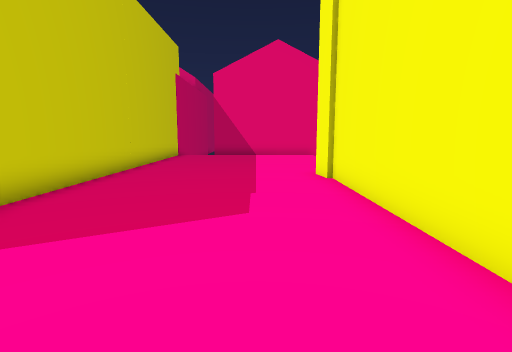
[1] (above)

22 first-person views from a walk through a scene from a Unity 3-D project. The camera is 1.3 m above the floor, tilts 8° down and sees 80° across. The floor is counted in squares, 1 m on a side. Each view is taken from the middle of a square. On the plan, view 1 faces up. The plan holds only what a view shows up to about 14 squares ahead; the rest is blank. The place goes on beyond the plan. The player character is not drawn. Some animated figures are left out.

[2]
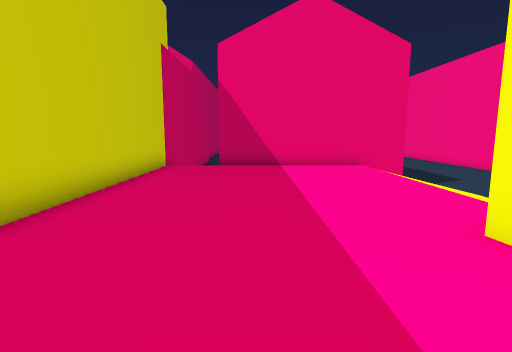

[3]
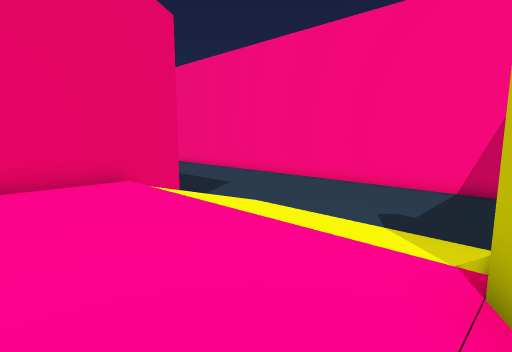

[4]
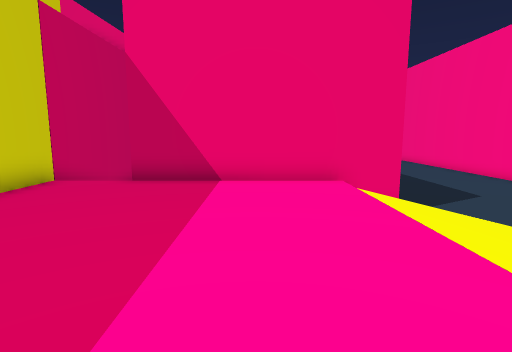

[5]
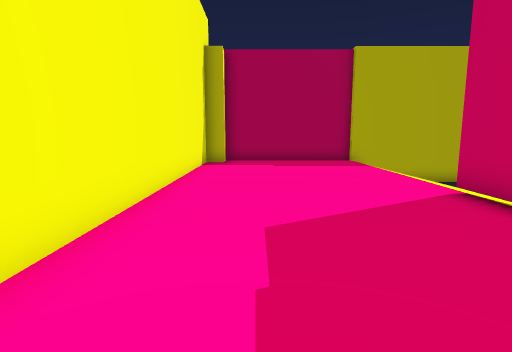

[6]
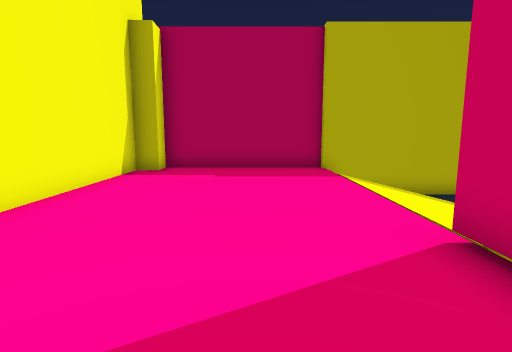

[7]
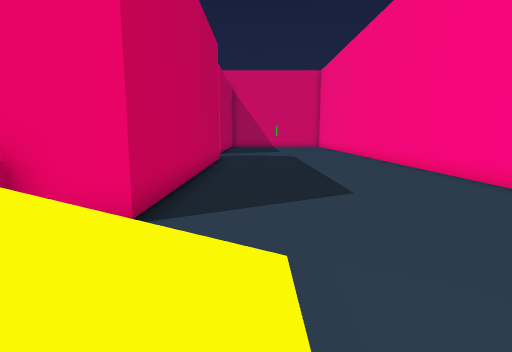

[8]
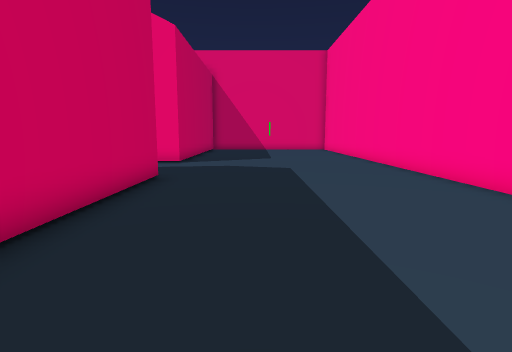

[9]
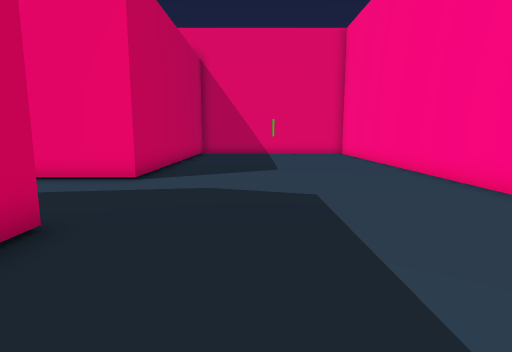

[10]
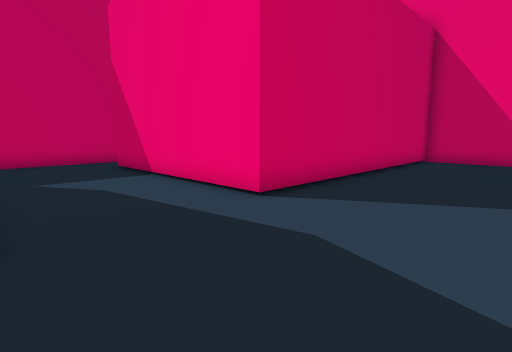

[11]
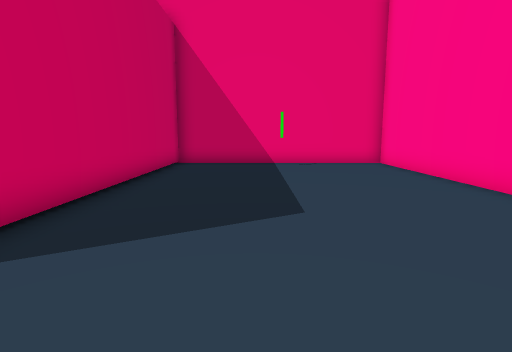

[12]
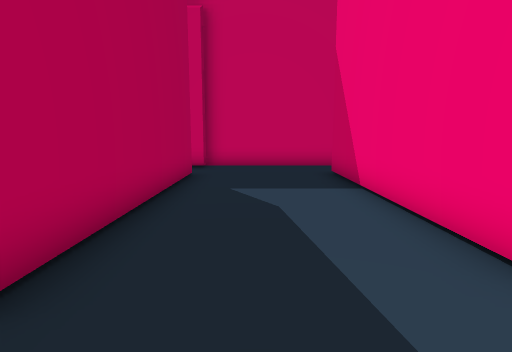

[13]
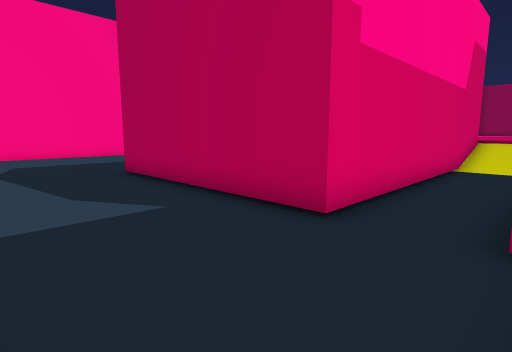

[14]
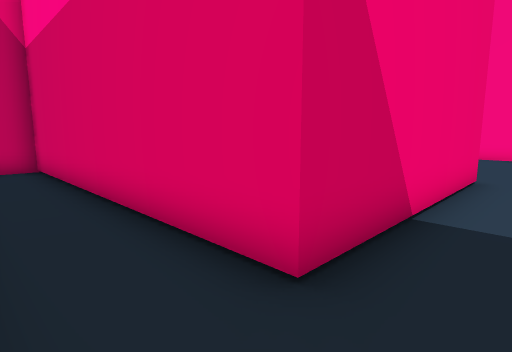

[15]
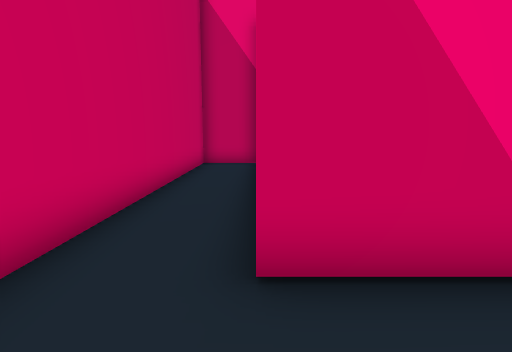

[16]
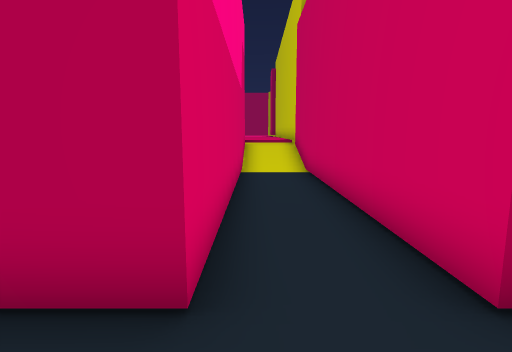

[17]
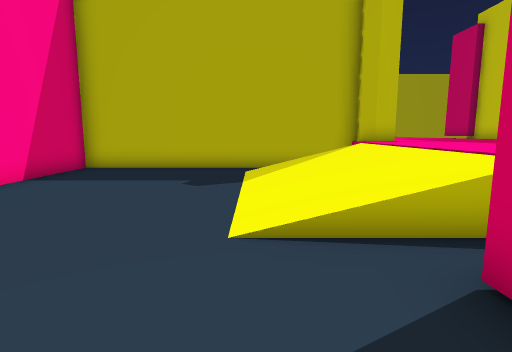

[18]
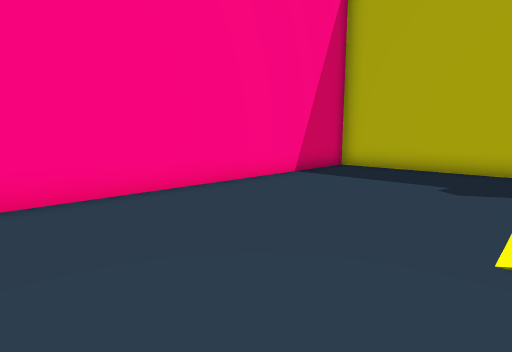

[19]
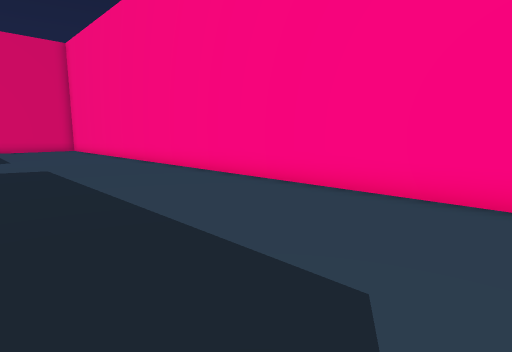

[20]
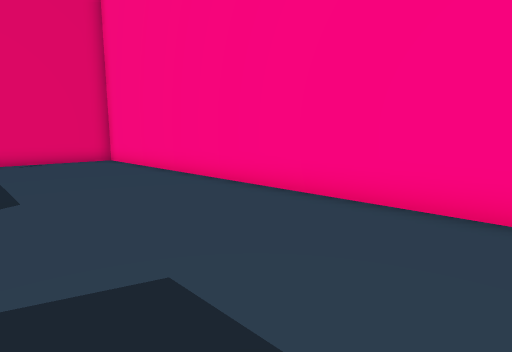

[21]
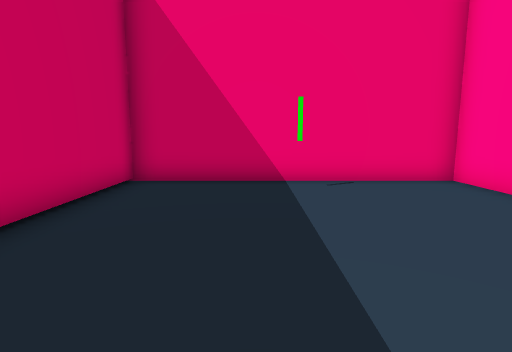

[22]
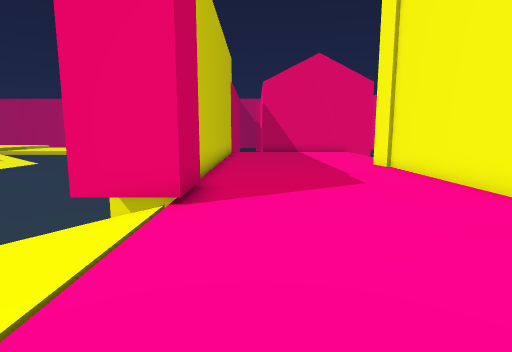

### Floor plan
Key: @ floor where view 1 was taken; # wall or solid block; . main floor; : floor 0.5 m higher than the main floor; + floor 0.75 m higher than the main floor; * floor 1 m higher than the main floor; / step, stairs or slope; P pillar; O other object.
Columns run from 8 left of view 1 to 14 right of it. Each row starts with its distance up from view 1.
 46    ##        ##########
 45   O..O      O.........#
 44   O..O      O....#....#
 43   O..O      O.........#
 42   O..O      O.........#
 41   O..O      O.........#
 40   O..O      O.........#
 39   O..O      O.........#
 38   O..O      O.........#
 37   O..O      O.........#
 36   O..O      O.........#
 35   O..OOOOOOOO.........#
 34   O...................#
 33   O...................#
 32   O...................#
 31   O...................#
 30    O..OOOOOOOO........#
 29    O..O      O........#
 28    O..O      O........#
 27    O..O      O........#
 26    O..O      O........#
 25    O..O      O........#
 24    O..O      O........#
 23    O..O      O........#
 22    O..O      O........#
 21    O//O      O........#
 20    O//O      O........#
 19    O//OOOOOOOO........#
 18    #********..........#
 17    #********////......#
 16    #********////......#
 15    #********////......#
 14    #********////......#
 13    #********////......#
 12    #********////......#
 11    #********////......#
 10    #******##   .......#
  9    #******#############
  8    #******#
  7    #******#
  6    #******#
  5     ******#
  4    P******#
  3    P******#
  2  :PP******#
  1  :+*******#
  0  :+*****@*#
 -1  :+*******#
 -2  :+*******#
 -3  :+*******#
 -4  :+*******#
 -5 ####******O
 -6    #OOOOOO

Positions as (right, up) in squares from view 1, and headings:
1: (0, 0), facing up
2: (-1, 6), facing up
3: (0, 10), facing up-right
4: (1, 10), facing up
5: (0, 9), facing down
6: (-2, 6), facing down
7: (7, 14), facing up
8: (8, 21), facing up
9: (8, 26), facing up
10: (9, 30), facing up-left
11: (8, 32), facing up
12: (7, 32), facing left
13: (-5, 34), facing down-right
14: (-5, 33), facing up-right
15: (-3, 32), facing up
16: (-3, 32), facing down
17: (7, 21), facing down
18: (7, 21), facing down-right
19: (7, 20), facing up-right
20: (8, 30), facing up-right
21: (8, 37), facing up
22: (-3, -3), facing up
